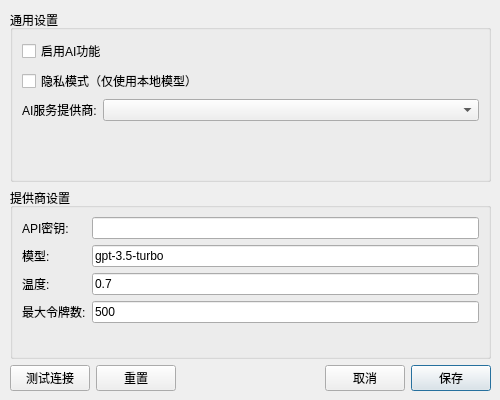
<?xml version="1.0" encoding="UTF-8"?>
<ui version="4.0">
 <class>AISettingDialog</class>
 <widget class="QDialog" name="AISettingDialog">
  <property name="geometry">
   <rect>
    <x>0</x>
    <y>0</y>
    <width>500</width>
    <height>400</height>
   </rect>
  </property>
  <property name="windowTitle">
   <string>AI设置</string>
  </property>
  <widget class="QWidget" name="verticalLayoutWidget">
   <property name="geometry">
    <rect>
     <x>10</x>
     <y>10</y>
     <width>481</width>
     <height>381</height>
    </rect>
   </property>
   <layout class="QVBoxLayout" name="verticalLayout">
    <item>
     <widget class="QGroupBox" name="generalSettingsGroup">
      <property name="title">
       <string>通用设置</string>
      </property>
      <layout class="QVBoxLayout" name="verticalLayout_2">
       <item>
        <widget class="QCheckBox" name="aiEnabledCheckBox">
         <property name="text">
          <string>启用AI功能</string>
         </property>
        </widget>
       </item>
       <item>
        <widget class="QCheckBox" name="privacyModeCheckBox">
         <property name="text">
          <string>隐私模式（仅使用本地模型）</string>
         </property>
        </widget>
       </item>
       <item>
        <layout class="QFormLayout" name="formLayout">
         <item row="0" column="0">
          <widget class="QLabel" name="providerLabel">
           <property name="text">
            <string>AI服务提供商:</string>
           </property>
          </widget>
         </item>
         <item row="0" column="1">
          <widget class="QComboBox" name="providerComboBox"/>
         </item>
        </layout>
       </item>
      </layout>
     </widget>
    </item>
    <item>
     <widget class="QGroupBox" name="providerSettingsGroup">
      <property name="title">
       <string>提供商设置</string>
      </property>
      <layout class="QFormLayout" name="providerSettingsLayout">
       <item row="0" column="0">
        <widget class="QLabel" name="apiKeyLabel">
         <property name="text">
          <string>API密钥:</string>
         </property>
        </widget>
       </item>
       <item row="0" column="1">
        <widget class="QLineEdit" name="apiKeyLineEdit">
         <property name="echoMode">
          <enum>QLineEdit::Password</enum>
         </property>
        </widget>
       </item>
       <item row="1" column="0">
        <widget class="QLabel" name="modelLabel">
         <property name="text">
          <string>模型:</string>
         </property>
        </widget>
       </item>
       <item row="1" column="1">
        <widget class="QLineEdit" name="modelLineEdit">
         <property name="text">
          <string>gpt-3.5-turbo</string>
         </property>
        </widget>
       </item>
       <item row="2" column="0">
        <widget class="QLabel" name="temperatureLabel">
         <property name="text">
          <string>温度:</string>
         </property>
        </widget>
       </item>
       <item row="2" column="1">
        <widget class="QLineEdit" name="temperatureLineEdit">
         <property name="text">
          <string>0.7</string>
         </property>
        </widget>
       </item>
       <item row="3" column="0">
        <widget class="QLabel" name="maxTokensLabel">
         <property name="text">
          <string>最大令牌数:</string>
         </property>
        </widget>
       </item>
       <item row="3" column="1">
        <widget class="QLineEdit" name="maxTokensLineEdit">
         <property name="text">
          <string>500</string>
         </property>
        </widget>
       </item>
      </layout>
     </widget>
    </item>
    <item>
     <layout class="QHBoxLayout" name="horizontalLayout">
      <item>
       <widget class="QPushButton" name="testButton">
        <property name="text">
         <string>测试连接</string>
        </property>
       </widget>
      </item>
      <item>
       <widget class="QPushButton" name="resetButton">
        <property name="text">
         <string>重置</string>
        </property>
       </widget>
      </item>
      <item>
       <spacer name="horizontalSpacer">
        <property name="orientation">
         <enum>Qt::Horizontal</enum>
        </property>
        <property name="sizeHint" stdset="0">
         <size>
          <width>40</width>
          <height>20</height>
         </size>
        </property>
       </spacer>
      </item>
      <item>
       <widget class="QPushButton" name="cancelButton">
        <property name="text">
         <string>取消</string>
        </property>
       </widget>
      </item>
      <item>
       <widget class="QPushButton" name="saveButton">
        <property name="text">
         <string>保存</string>
        </property>
        <property name="default">
         <bool>true</bool>
        </property>
       </widget>
      </item>
     </layout>
    </item>
   </layout>
  </widget>
 </widget>
 <resources/>
 <connections/>
</ui>
